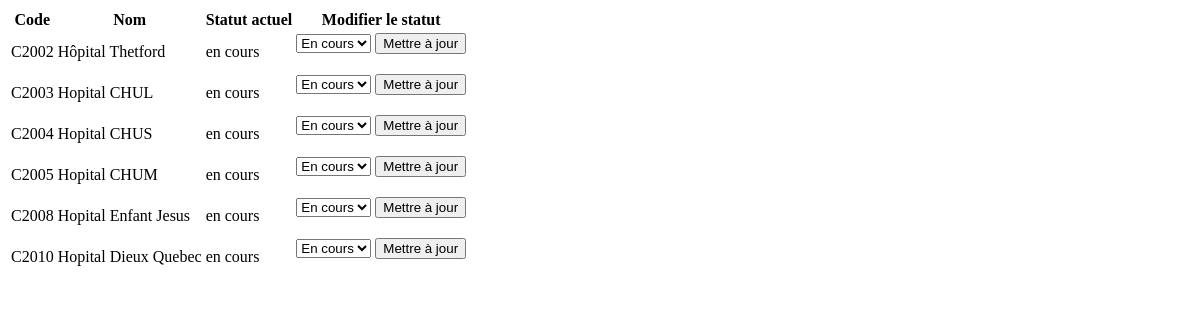
Page /projet/finaliser_data on the earlier database version.
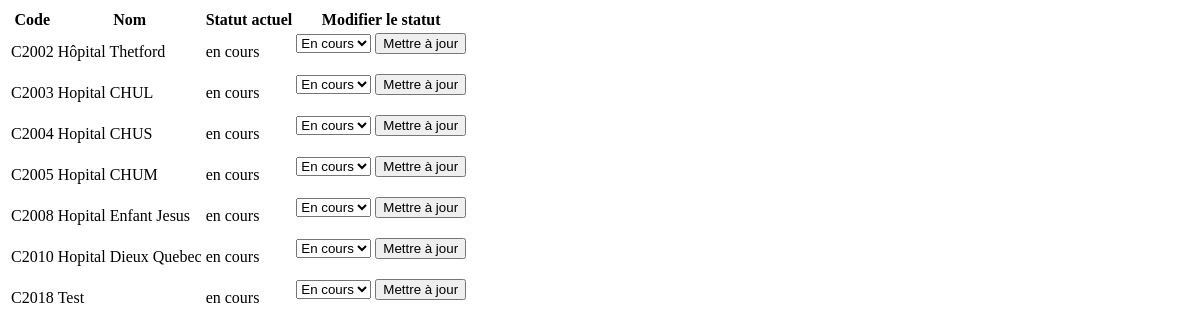
Same page on the later database version.
### app/models/projet.py (models this page shows, shortened)
class Projet(db.Model):
    __tablename__ = 'projet'
    id = db.Column(db.Integer, primary_key=True)
    code = db.Column(db.String(50), unique=True, nullable=False)
    nom = db.Column(db.String(100), nullable=False)
    date_creation = db.Column(db.DateTime, default=datetime.utcnow)
    responsable = db.Column(db.String(100))
    statut = db.Column(db.String(50))
    achats = db.relationship("Achat", backref="projet", cascade="all, delete-orphan")
    commandes_production = db.relationship("CommandeProduction", backref="projet", cascade="all, delete-orphan")
    produits_associes = db.relationship("ProduitProjet", back_populates="projet", cascade="all, delete-orphan")

### app/routes/projet_routes.py (the view)
@projet_bp.route("/finaliser_data")
def finaliser_data():
    projets = Projet.query.filter_by(statut="en cours").all()
    return render_template("finalisation_projet.html", projets=projets)

### app/templates/finalisation_projet.html (shortened to what this page needs)
<table>
    <thead>
      <tr>
        <th>Code</th>
        <th>Nom</th>
        <th>Statut actuel</th>
        <th>Modifier le statut</th>
      </tr>
    </thead>
    <tbody>
      {% for projet in projets %}
      <tr>
        <td>{{ projet.code }}</td>
        <td>{{ projet.nom }}</td>
        <td>{{ projet.statut }}</td>
        <td>
          <form action="{{ url_for('projet.finaliser_projet') }}" method="post" class="update-status">
            <select name="new_status" required>
              <option value="en cours" {% if projet.statut == "en cours" %}selected{% endif %}>En cours</option>
            </select>
            <button type="submit">Mettre à jour</button>
          </form>
        </td>
      </tr>
      {% endfor %}
    </tbody>
  </table>

Differences in the rows shown:
added Projet: code "C2018", nom "Test", statut "en cours", new_status "En cours"
